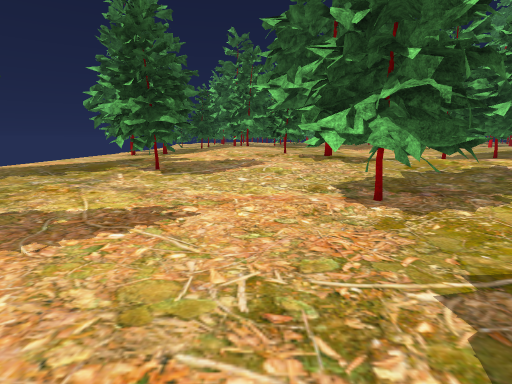
View 1 (above)

24 first-person views from a walk through a Unity game level. The camera is 1.2 m above the floor, tilts 10° down and sees 80° across. The floor is counted in squares, 1 m on a side. Each view is taken from the middle of a square. On the plan, view 1 faces up. The plan holds only what a view shows up to about 13 squares ahead; the rest is blank. The place goes on beyond the plan. The player character is not drawn. Some surface patterns are stand-ins.

View 2
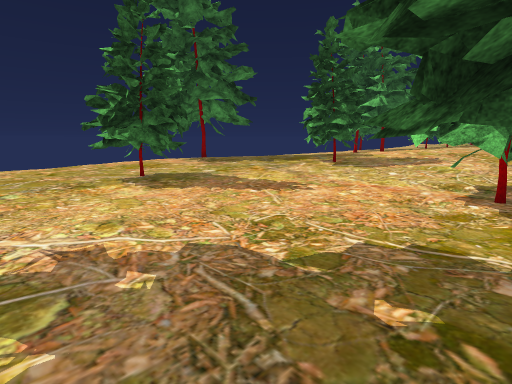

View 3
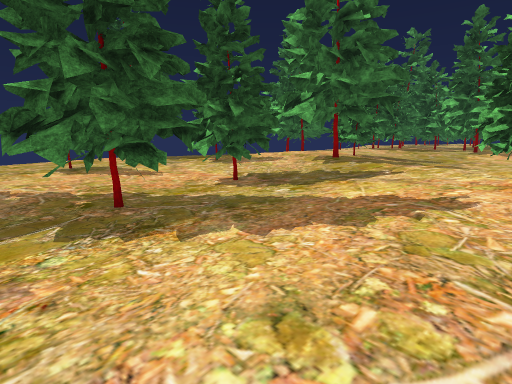

View 4
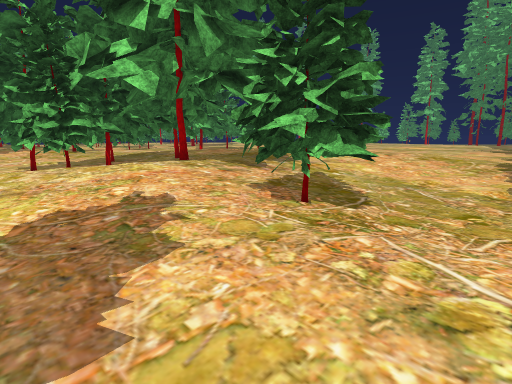

View 5
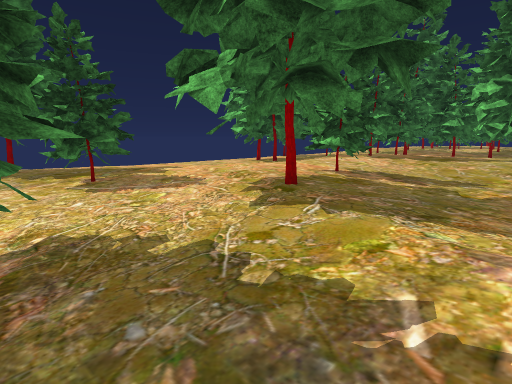

View 6
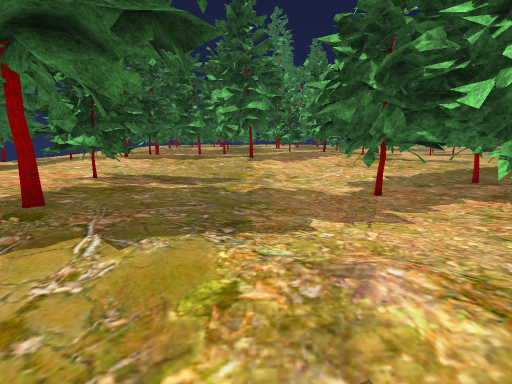

View 7
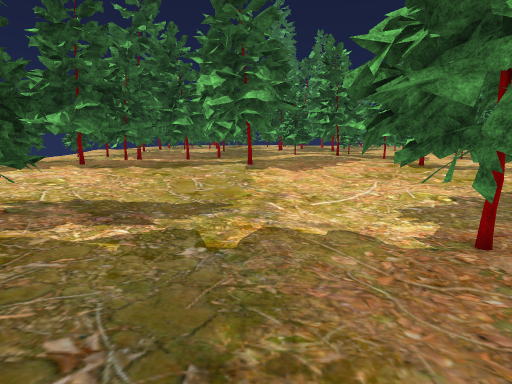

View 8
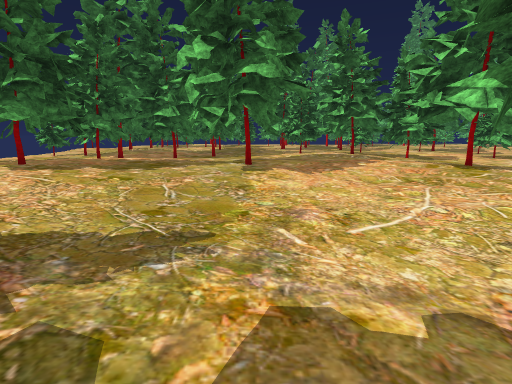

View 9
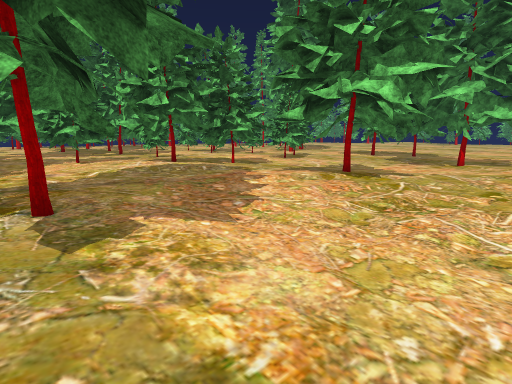

View 10
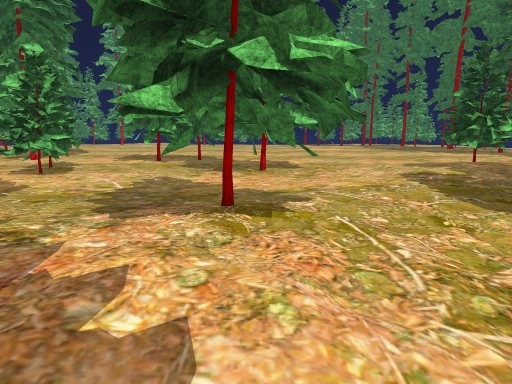

View 11
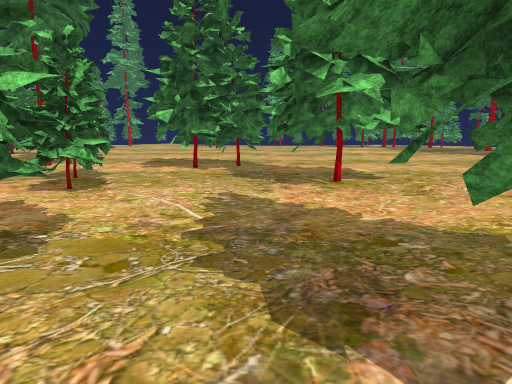

View 12
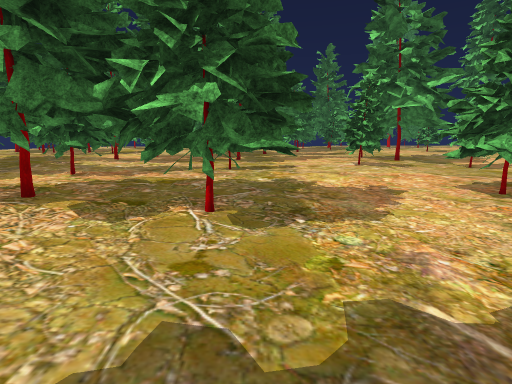

View 13
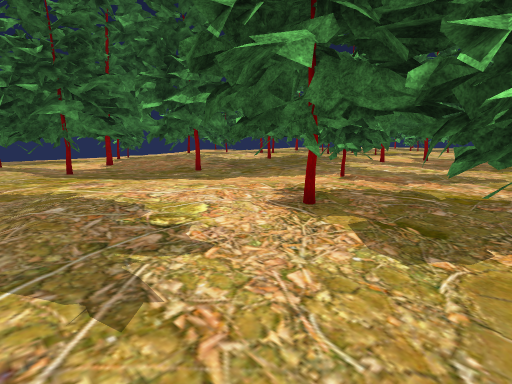

View 14
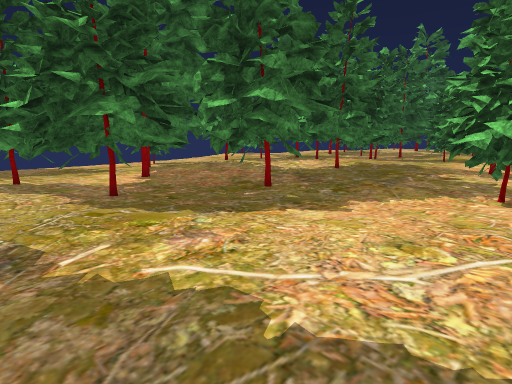

View 15
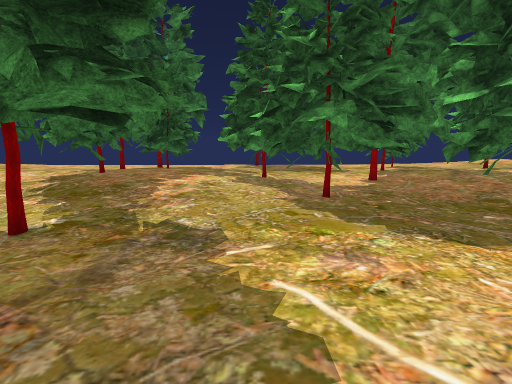

View 16
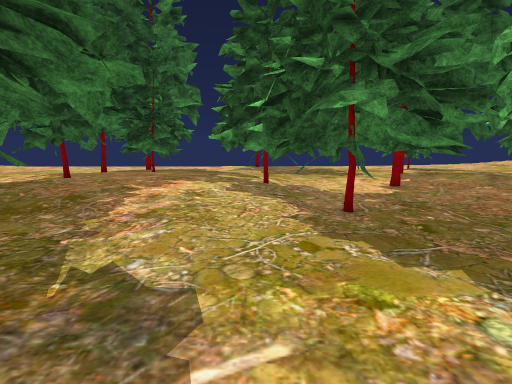

View 17
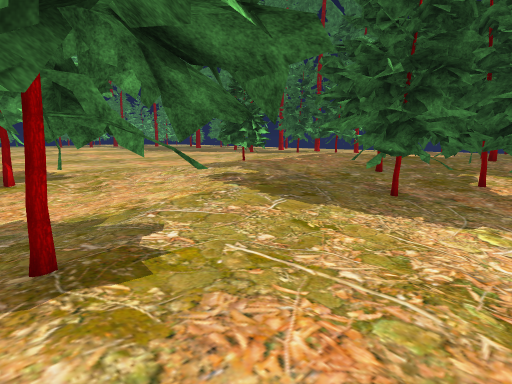

View 18
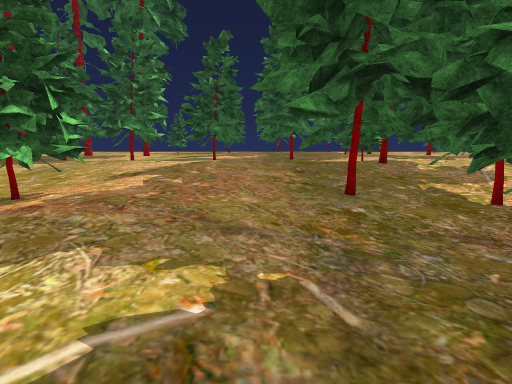

View 19
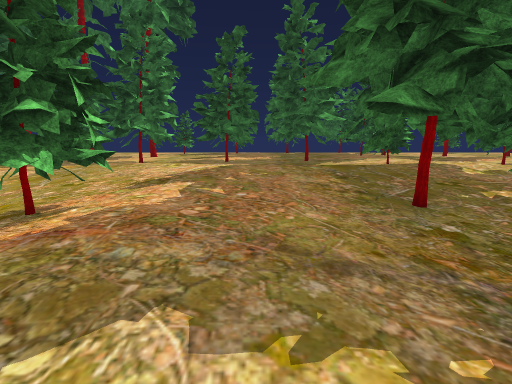

View 20
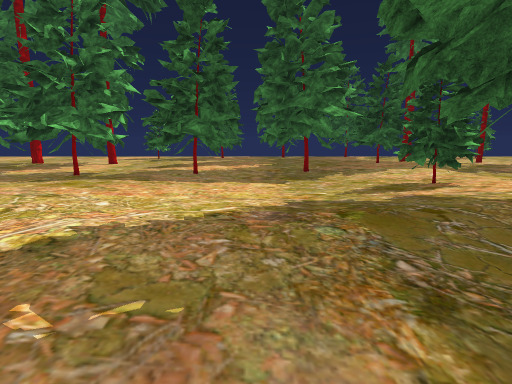

View 21
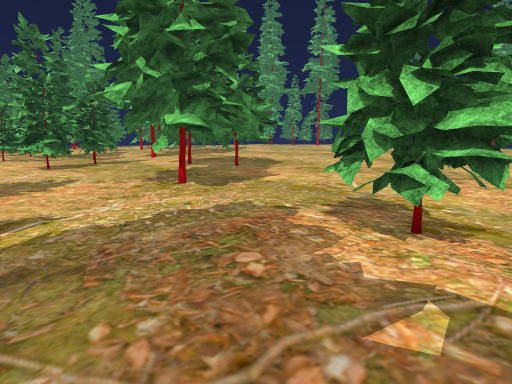

View 22
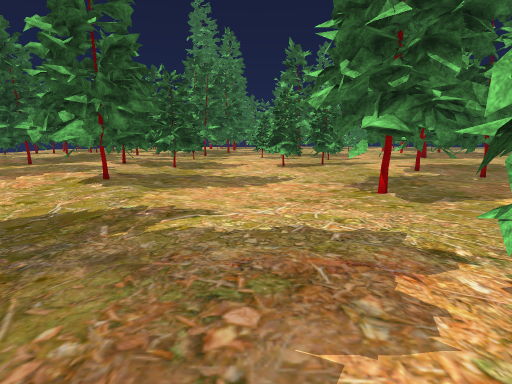

View 23
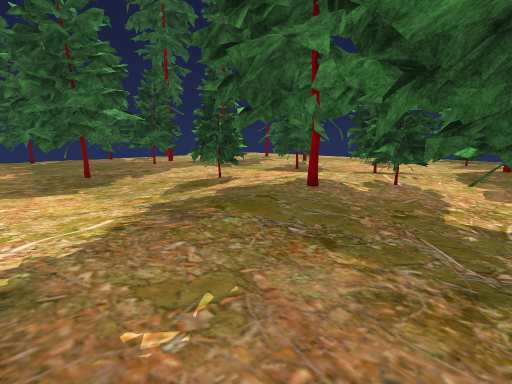

View 24
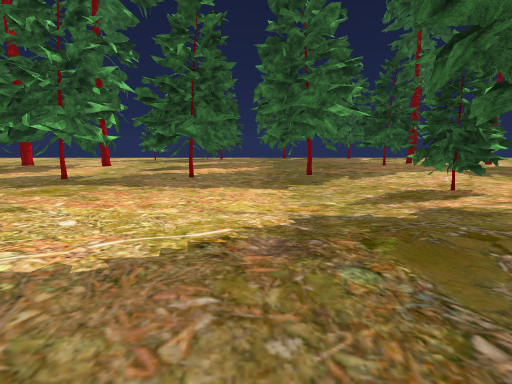

### Floor plan
Key: @ floor where view 1 was taken; # wall or solid block; x gap in a wall; . main floor; : floor 0.25 m higher than the main floor; - floor 0.25 m lower than the main floor; + floor 0.5 m higher than the main floor; / step, stairs or slope; = window, fence, low wall or low ledge; T thing the floor can be seen under or through.
Columns run from 5 left of view 1 to 25 right of it. Each row starts with its distance up from view 1.
 39 #        #    #...... ..##. ---
 38 ##      ##........ ##.......---
 37  ::::: .#.....#...   .......--
 36  .:.....#....###............
 35 #### ....#...###............ #
 34    ##.TTT......:::.......#####
 33    #  -TTT....:::::......###
 32    -----x....::TTTTTT....###-.
 31 ....-T TT...:::TTTTTTT.....---
 30 -...TTTTT..::::TTTTTTT.-.-----
 29 -.  TTTT.:::::::::....--------
 28    #####::::::::::....--------
 27   :###:::::::::::::...--------
 26  ::::::::#:##::::::...-------#x
 25 ##:::::::####::::TT.T.---------
 24 ###::#:::###:::::.TTT.-----##x#
 23  #::###:::##.....TTTT..----##-#
 22   :####:::...............------
 21    :##:::............:.........
 20    :::::....-----....::........
 19    :::::...-------...::::......
 18     :::....------TTT.:::::::...
 17     :::....--TTTTTTT.:::::::...
 16     ::##...--TTTTTTT.:::++::..-
 15     ::##...--TTTTTT..#::++##..-
 14     +::=:...--TT TTT.T:+++##...
 13   :::+::#......TTTTTTT:+++# .
 12  :::::::::......TTTT::++++::..
 11 ::::::::##::....T ::#++++++::..
 10 ::#...:###:::TTT::::+++++++::..
  9 .###.....::::TTT::#++++++++:::.
  8 .###.......::++T##++++++++++:::
  7 ....--###...::+###+///:::::++::
  6 ..----###...:::+:::::::::::::::
  5 ..----###-...::::::......:::::
  4 #------##--..:::##.........:::
  3 ##------x--..::###..........:..
  2 ##------###...:.##.------......
  1 #------####-......--------.....
  0 .----@--## -.....---------....-
 -1   -----------....------##-##.#

Positions as (right, up) in squares from view 1, and headings:
1: (0, 0), facing up
2: (3, -1), facing up-left
3: (10, -1), facing up-left
4: (7, 0), facing up-right
5: (7, 6), facing up-left
6: (6, 7), facing up
7: (6, 11), facing up
8: (6, 14), facing up
9: (5, 20), facing up-right
10: (8, 24), facing right
11: (11, 27), facing right
12: (15, 26), facing up
13: (14, 27), facing up-left
14: (10, 27), facing up-left
15: (10, 28), facing left
16: (8, 28), facing left
17: (10, 25), facing down-right
18: (17, 20), facing down
19: (18, 19), facing down
20: (17, 13), facing down
21: (17, 13), facing up-right
22: (19, 13), facing up
23: (19, 13), facing down-left
24: (17, 12), facing down
